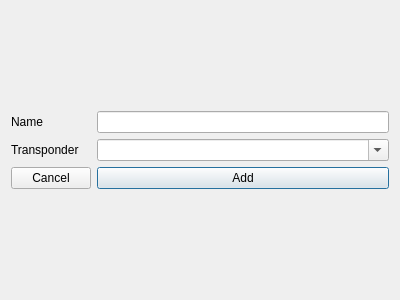
<?xml version="1.0" encoding="UTF-8"?>
<ui version="4.0">
 <class>Dialog</class>
 <widget class="QDialog" name="Dialog">
  <property name="geometry">
   <rect>
    <x>0</x>
    <y>0</y>
    <width>400</width>
    <height>300</height>
   </rect>
  </property>
  <property name="windowTitle">
   <string>Dialog</string>
  </property>
  <layout class="QGridLayout" name="gridLayout_2">
   <item row="0" column="0">
    <layout class="QGridLayout" name="gridLayout">
     <item row="0" column="0">
      <widget class="QLabel" name="label">
       <property name="text">
        <string>Name</string>
       </property>
      </widget>
     </item>
     <item row="1" column="1">
      <widget class="QComboBox" name="comboBox">
       <property name="editable">
        <bool>true</bool>
       </property>
      </widget>
     </item>
     <item row="0" column="1">
      <widget class="QLineEdit" name="lineEdit"/>
     </item>
     <item row="1" column="0">
      <widget class="QLabel" name="label_2">
       <property name="text">
        <string>Transponder</string>
       </property>
      </widget>
     </item>
     <item row="2" column="1">
      <widget class="QPushButton" name="buttonAdd">
       <property name="text">
        <string>Add</string>
       </property>
      </widget>
     </item>
     <item row="2" column="0">
      <widget class="QPushButton" name="buttonCancel">
       <property name="text">
        <string>Cancel</string>
       </property>
      </widget>
     </item>
    </layout>
   </item>
  </layout>
 </widget>
 <resources/>
 <connections/>
</ui>
